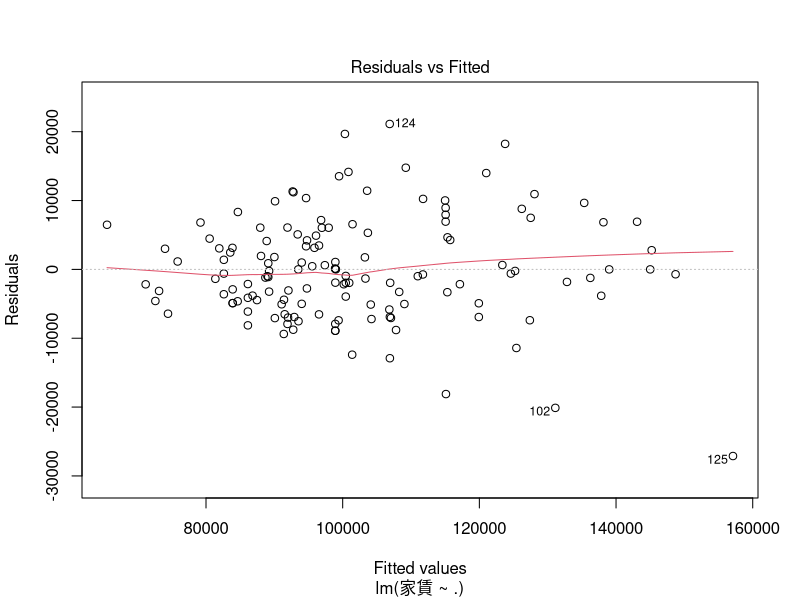
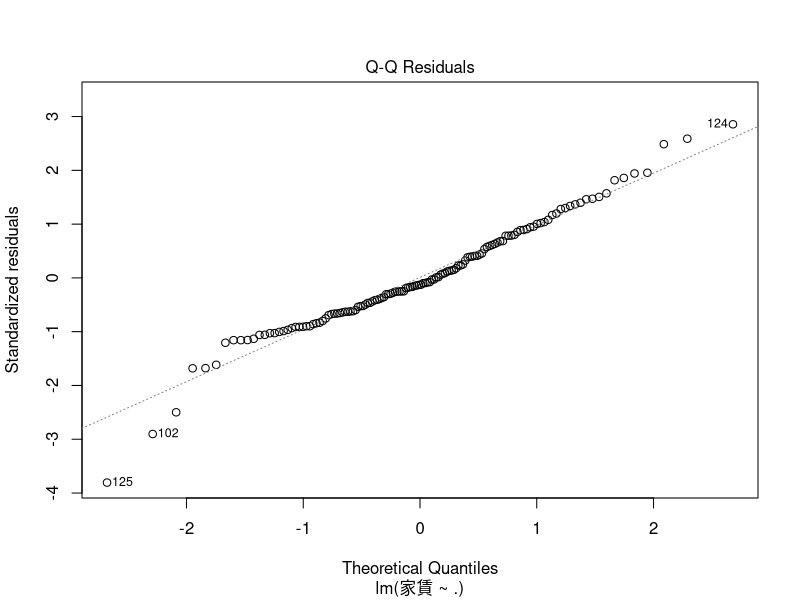
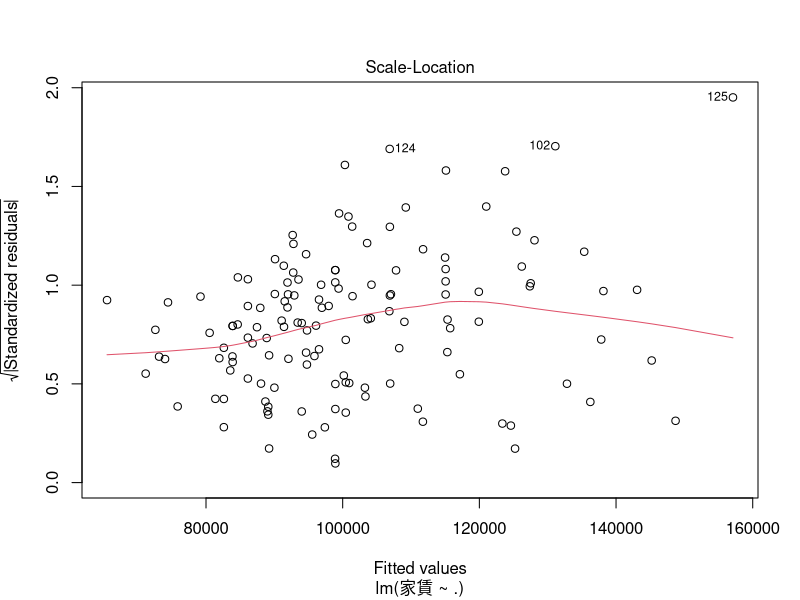
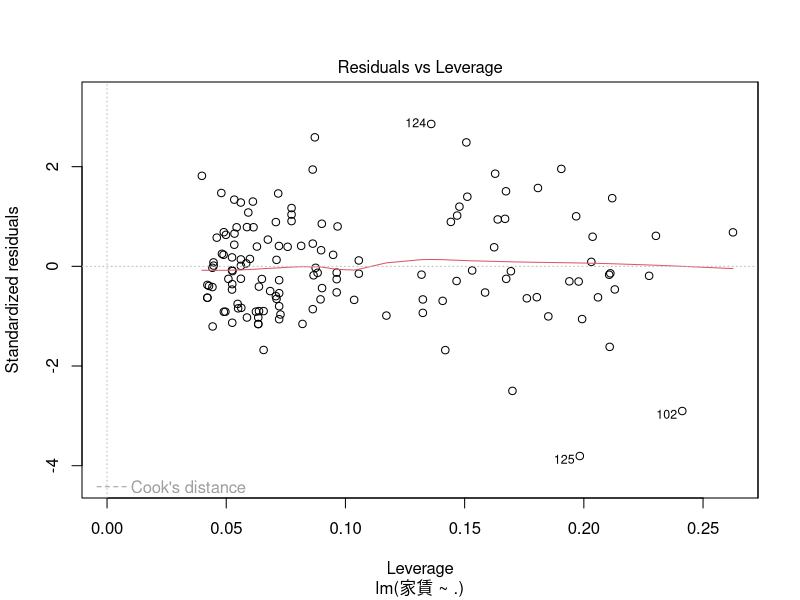

These charts were generated, in order, by the following R code:
d <- read.csv("Mansion1.csv")
head(d)
str(d)

#カテゴリカル回帰分析（数量１類、Rにお任せ＝正しい方法）
Q1 <- lm(家賃~., data=d)
summary(Q1)

#上の式では間取り2LDKがもっとも大きい負の係数になってしまう
plot(Q1)
library(MASS)
Q1.aic<-stepAIC(Q1)

#記述統計
summary(d)